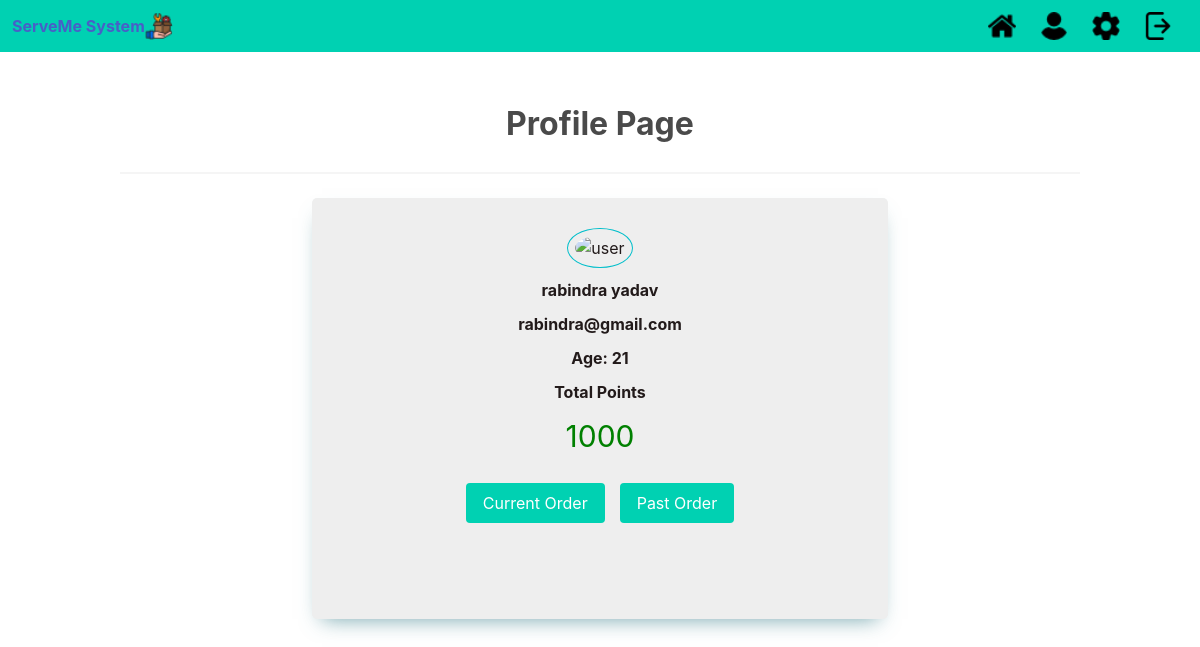
The page /profile (signed in) on the database its author committed.
### serveme/models.py (models this page shows, shortened)
class User (UserMixin, db.Model):
    userID         = db.Column(db.String(50), primary_key=True)
    email           = db.Column(db.String(50), nullable=False)
    name            = db.Column(db.String(30), nullable=False)
    password        = db.Column(db.String(100))
    gender          = db.Column(db.String(20))
    age             = db.Column(db.Integer, nullable=False)
    phoneNum    = db.Column(db.String(10), nullable=False)
    points     = db.Column(db.Integer, nullable=False)
    type       = db.Column(db.String(10), nullable=False)

### serveme/main.py (the view)
@main.route('/profile')
@login_required
def profile():
    return render_template('profile.html', user=current_user)

### serveme/templates/profile.html (shortened to what this page needs)
{% extends "base.html" %}
{% block content %}
<br>
<br>
   <div class="is-size-3">
       <b>Profile Page</b>
   </div>
  <hr>
  <div class="card-container">
    <img class="round" src="{{url_for('static', filename='profile_pic.png')}}" alt="user">
    <h3>{{ user.name }}</h3>
    <h3>{{ user.email }}</h3>
    <h3>Age: {{ user.age }}</h3>
    <h3>Total Points</h3>
    <div class="points">{{user.points}}</div>
  <br>
    <div class="buttons">
      <a href="{{ url_for('orderController.current_orders' )}}">
        <button class="button is-primary">Current Order</button>
      </a>
      <a href="{{ url_for('orderController.past_orders' )}}">
        <button class="button is-primary" style="margin-left: 15px;">Past Order</button>
      </a>
    </div>
    <br>
    <br>
    <br>
  </div>
{% endblock %}

### serveme/static/styles.css (style rules this page uses)
h3 { margin: 10px 0; }
.card-container { background-color: #eeeeee; border-radius: 5px; box-shadow: 0px 10px 20px -10px rgba(67, 133, 144, 0.75); color: #221a1a; padding-top: 30px; position: relative; width: 60%; max-width: 100%; text-align: center; margin:auto; }
.card-container h3 { font-weight: bold; }
.card-container .round { border: 1px solid #03BFCB; border-radius: 50%; padding: 7px; }
.points { font-size: 30px; color:green; }
.buttons { display: flex; flex-direction: horizontal; justify-content: center; margin:auto; }

### rows shown on the page
User: name "rabindra yadav", email "rabindra@gmail.com", age "21", points "1000"
